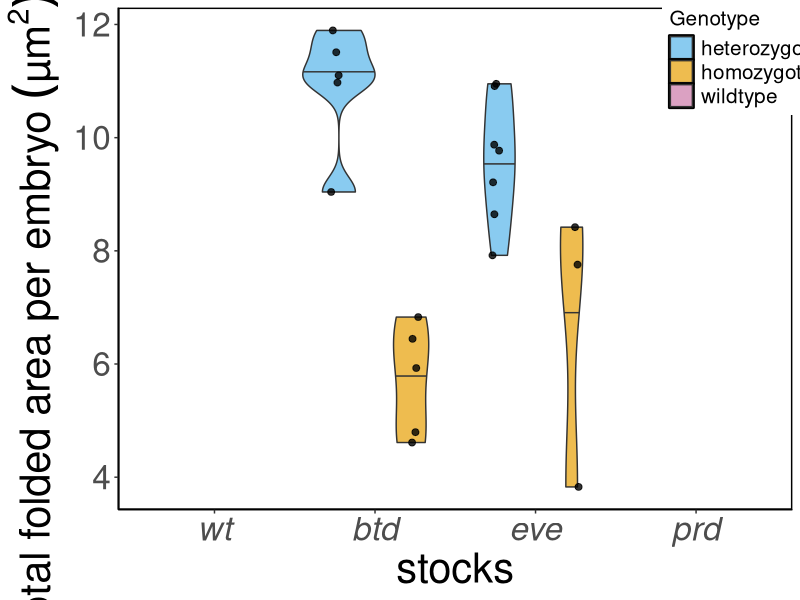
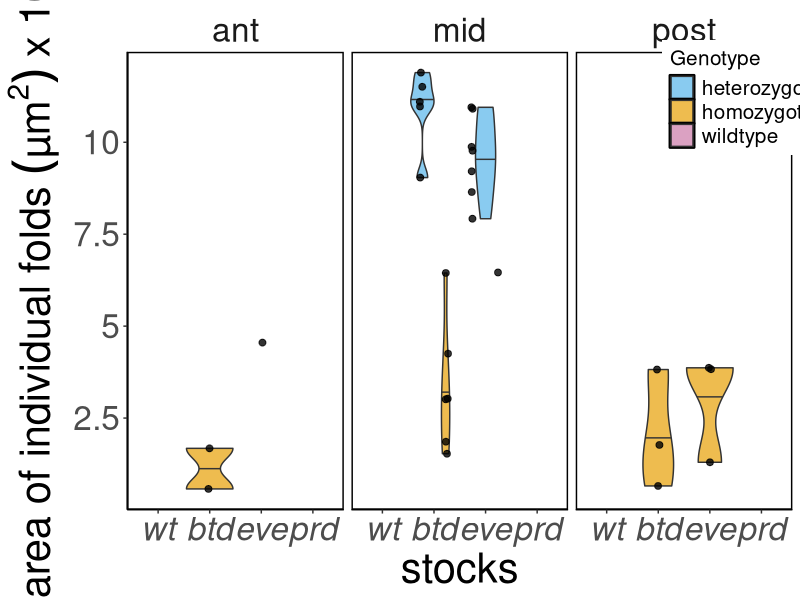
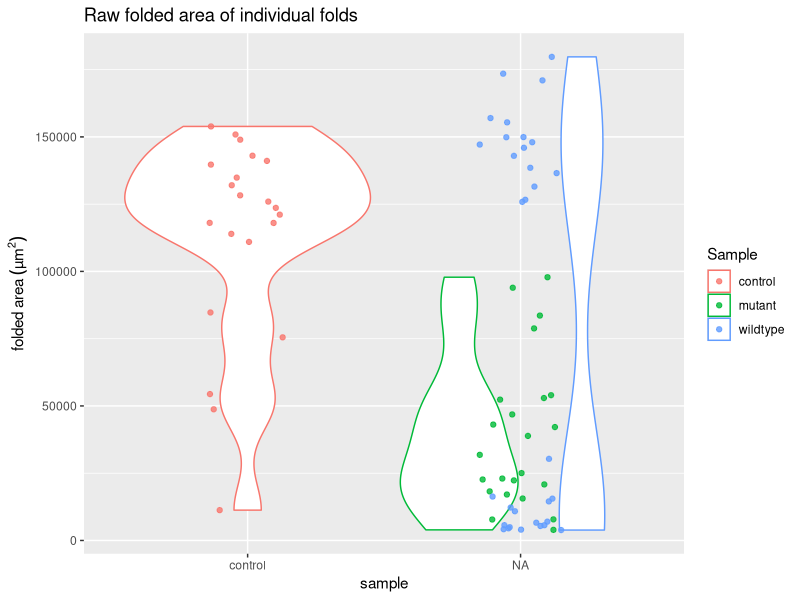
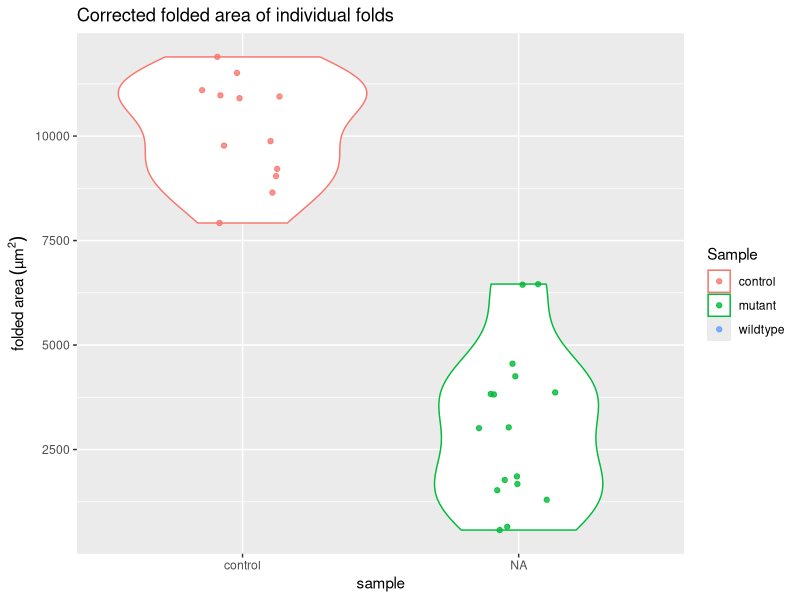
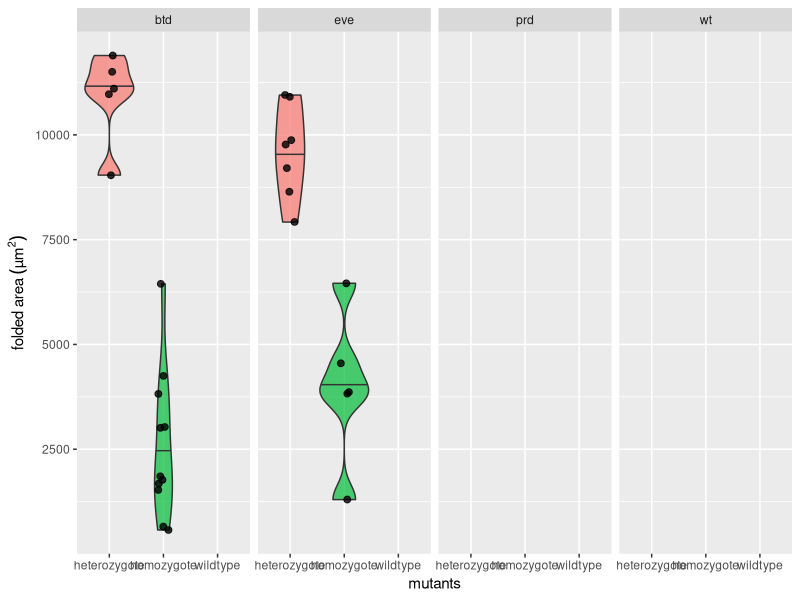
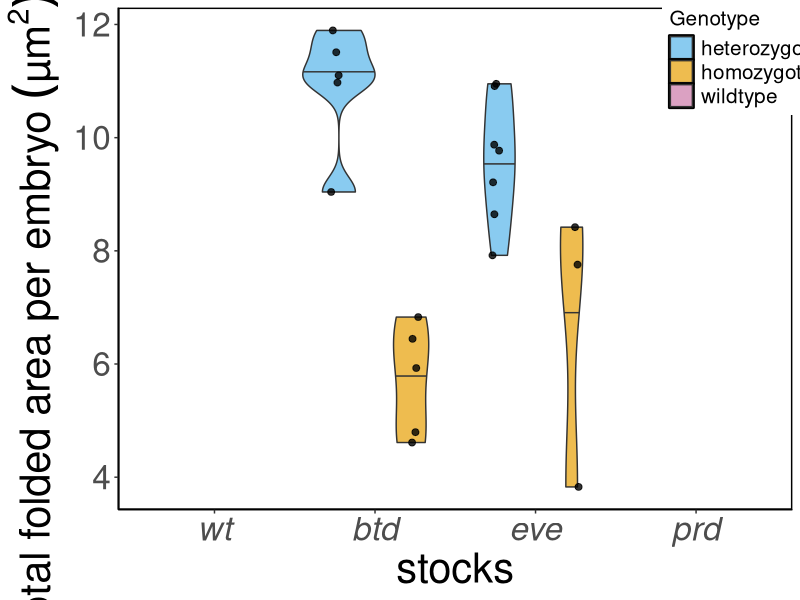
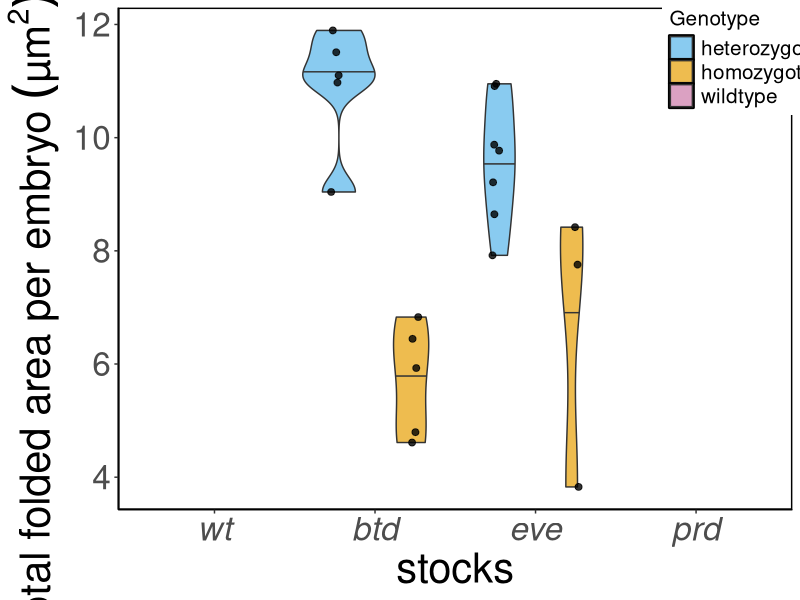
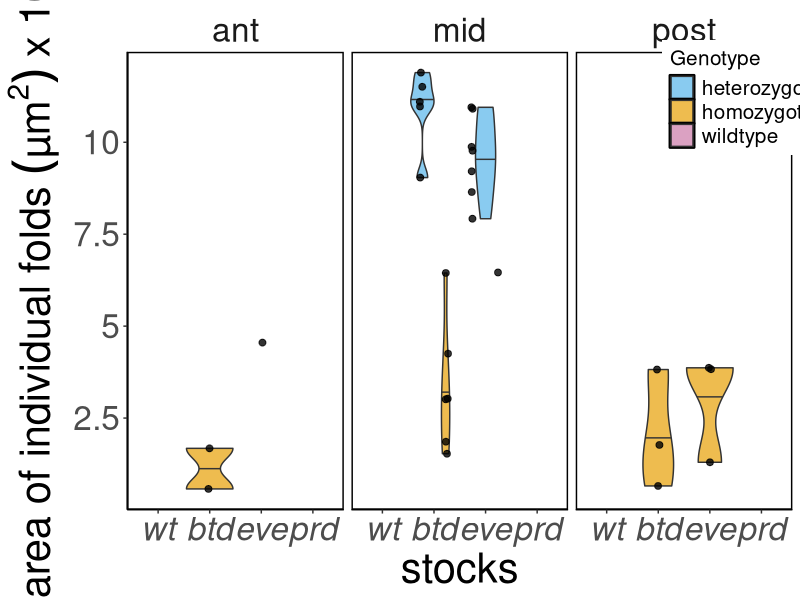

These charts were generated, in order, by the following R code: (Note: this script raises an error after producing the figures.)
## ---- chunk 1
knitr::opts_chunk$set(echo = TRUE, tidy = TRUE, cache = FALSE)
knitr::opts_knit$set(root.dir = "~/Dropbox/Projects/Cephalic_furrow/7-Paper/1-analyses/folded-area")
# Load ggplot
library(ggplot2)
## ---- chunk 2
# Load raw ROI measurements from ImageJ
results <- read.delim("results.txt")

# Remove slice number from the labels
results$Label <- gsub(":1", "", results$Label)

# Split label at "_s" to get the embryo name. sapply gets all first elements of the split.
results$Embryo <- sapply(strsplit(results$Label, "_s"), "[", 1)

# Remove "_CARE" from embryo name
results$Embryo <- gsub("_CARE", "", results$Embryo)

# Add columns with sample information (needs manual update for new ROIs)
#results$Stock <- substring(results$Label, 1, 3)

# Load sample info and merge with results
samples <- read.delim("samples.csv", sep = ",")
results <- merge(results, samples, by = "Label", all.x = TRUE)

# Load corrected area measurements for cartographic projections
corrected <- read.delim("corrected_results.txt", sep = "")
colnames(corrected) <- c("Label", "AreaCorr")

# Merge corrected area to results
results <- merge(results, corrected, by = "Label", all.x = TRUE)

# Sum total folded area
area <- aggregate(results$Area, list(results$Embryo), sum)
colnames(area) <- c("Embryo", "Area")

# Sum total folded area corrected
areacorr <- aggregate(results$AreaCorr, list(results$Embryo), sum)
colnames(areacorr) <- c("Embryo", "AreaCorr")

# Count number of folds
nfold <- data.frame(table(results$Embryo))
colnames(nfold) <- c("Embryo", "Folds")

# Get sample information
embryos <- unique(results[, c("Embryo", "Stock", "Sample", "Genotype")])

# Merge datasets
total <- merge(area, areacorr, by = "Embryo", all.x = TRUE)
total <- merge(total, nfold, by = "Embryo", all.x = TRUE)
total <- merge(total, embryos, by = "Embryo", all.x = TRUE)

# Print btd embryos
sprintf("btd: embryos=%s (het=%s, hom=%s), folds=%s (het=%s, hom=%s)",
        length(embryos[embryos$Stock == "btd",]$Embryo), # total embryos
        length(embryos[embryos$Genotype == "heterozygote" & embryos$Stock == "btd",]$Embryo), # het embryos
        length(embryos[embryos$Genotype == "homozygote" & embryos$Stock == "btd",]$Embryo), # hom embryos
        
        length(results[results$Stock == "btd",]$Label), # total folds
        length(results[results$Genotype == "heterozygote" & results$Stock == "btd",]$Label), # het folds
        length(results[results$Genotype == "homozygote" & results$Stock == "btd",]$Label) # het folds
        )

# Print eve embryos
sprintf("eve: embryos=%s (het=%s, hom=%s), folds=%s (het=%s, hom=%s)",
        length(embryos[embryos$Stock == "eve",]$Embryo), # total embryos
        length(embryos[embryos$Genotype == "heterozygote" & embryos$Stock == "eve",]$Embryo), # het embryos
        length(embryos[embryos$Genotype == "homozygote" & embryos$Stock == "eve",]$Embryo), # hom embryos
        
        length(results[results$Stock == "eve",]$Label), # total folds
        length(results[results$Genotype == "heterozygote" & results$Stock == "eve",]$Label), # het folds
        length(results[results$Genotype == "homozygote" & results$Stock == "eve",]$Label) # het folds
        )

# Print prd embryos
sprintf("prd: embryos=%s (het=%s, hom=%s), folds=%s (het=%s, hom=%s)",
        length(embryos[embryos$Stock == "prd",]$Embryo), # total embryos
        length(embryos[embryos$Genotype == "heterozygote" & embryos$Stock == "prd",]$Embryo), # het embryos
        length(embryos[embryos$Genotype == "homozygote" & embryos$Stock == "prd",]$Embryo), # hom embryos
        
        length(results[results$Stock == "prd",]$Label), # total folds
        length(results[results$Genotype == "heterozygote" & results$Stock == "prd",]$Label), # het folds
        length(results[results$Genotype == "homozygote" & results$Stock == "prd",]$Label) # het folds
        )

# Print wt embryos
sprintf(" wt: embryos=%s, folds=%s",
        length(embryos[embryos$Stock == "wt",]$Embryo), # total embryos
        length(results[results$Stock == "wt",]$Label) # total folds
        )


## ---- chunk 3
ggplot(total, aes(factor(Stock, level = c("wt", "btd", "eve", "prd")), AreaCorr, fill = Genotype)) +
  geom_violin(draw_quantiles = c("0.5"), show.legend = TRUE, trim = TRUE, alpha = 0.7, scale = "area", adjust = 1) +
  geom_point(alpha = 0.8, size = 2, show.legend = FALSE, position = position_jitterdodge(dodge.width = 1, jitter.width = 0.05)) +
  scale_y_continuous(labels = function(x) x / 1000) +
  labs(x = "stocks", y = expression(paste("total folded area per embryo ", (µm^2)~x~10^3))) +
  scale_fill_manual(values=c("#56b4e9", "#e69f03", "#cc79a7")) +
  theme_classic() +
  theme(text =  element_text(size = 30),
        strip.background = element_blank(),
        panel.background = element_rect(colour = "black", size=1),
        axis.text.x = element_text(face = "italic"),
        legend.position = c(0.93,0.9),
        legend.text = element_text(size = 15),
        legend.title = element_text(size = 15),
        )
ggsave("4-plots/total-area-per-embryo.png", width = 15, height = 9)
ggsave("4-plots/total-area-per-embryo.svg", width = 15, height = 9)

## ---- chunk 4
ggplot(results, aes(factor(Stock, level = c("wt", "btd", "eve", "prd")), AreaCorr, fill = Genotype)) +
  geom_violin(draw_quantiles = c("0.5"), show.legend = TRUE, trim = TRUE, alpha = 0.7, scale = "area", adjust = 1) +
  geom_point(alpha = 0.8, size = 2, show.legend = FALSE, position = position_jitterdodge(dodge.width = 1, jitter.width = 0.05)) +
  scale_y_continuous(labels = function(x) x / 1000) +
  labs(x = "stocks", y = expression(paste("area of individual folds ", (µm^2)~x~10^3))) +
  scale_fill_manual(values=c("#56b4e9", "#e69f03", "#cc79a7")) +
  facet_grid(~Position) +
  theme_classic() +
  theme(text = element_text(size = 30),
        strip.background = element_blank(),
        panel.background = element_rect(colour = "black", size=1),
        axis.text.x = element_text(face = "italic"),
        legend.position = c(0.93,0.9),
        legend.text = element_text(size = 15),
        legend.title = element_text(size = 15),
        )
ggsave("4-plots/area-individual-folds.png", width = 15, height = 8)
ggsave("4-plots/area-individual-folds.svg", width = 15, height = 8)
## ---- chunk 5
# Plot raw area of individual folds
ggplot(results, aes(factor(Sample, level = c("control", "btd", "eve", "prd")), Area, colour = Sample)) +
  geom_violin() + geom_jitter(alpha = 0.8, width = 0.15) +
  labs(title = "Raw folded area of individual folds", x = "sample", y = expression(paste("folded area ", (µm^2))))
ggsave("4-plots/area_raw_folds.png")

# Plot corrected area of individual folds
ggplot(results, aes(factor(Sample, level = c("control", "btd", "eve", "prd")), AreaCorr, colour = Sample)) +
  geom_violin() + geom_jitter(alpha = 0.8, width = 0.15) +
  labs(title = "Corrected folded area of individual folds", x = "sample", y = expression(paste("folded area ", (µm^2))))
ggsave("4-plots/area_corrected_folds.png")

# Plot corrected area of individual folds
ggplot(results, aes(Genotype, AreaCorr, fill = Genotype)) +
  geom_violin(draw_quantiles = c("0.5"), show.legend = FALSE, alpha = 0.7) +
  geom_jitter(alpha = 0.8, width = 0.1, size = 2, show.legend = FALSE) +
  labs(x = "mutants", y = expression(paste("folded area ", (µm^2)))) +
  facet_grid(~Stock) 
  facet_grid(~Stock, strip.position = "top") 
  scale_color_manual(values=c("#56b4e9", "#e69f03")) +
  scale_fill_manual(values=c("#56b4e9", "#e69f03")) +
  theme_classic() +
  theme(text =  element_text(size = 25),
        strip.background = element_blank(),
        strip.placement = "outside",
        strip.text.x = element_text(face = "italic"),
        panel.background = element_rect(colour = "black", size=1))
ggsave("4-plots/area_corrected_folds_facet.png", width = 14, height = 5)
ggsave("4-plots/area_corrected_folds_facet.svg", width = 14, height = 5)

# Plot raw area of individual folds
ggplot(total, aes(factor(Sample, level = c("control", "btd", "eve", "prd")), Area, colour = Sample)) +
  geom_violin() + geom_jitter(alpha = 0.8, width = 0.15) +
  labs(title = "Raw folded area per embryo", x = "sample", y = expression(paste("folded area ", (µm^2))))
ggsave("4-plots/area_raw_embryos.png")

# Plot corrected area of individual folds
ggplot(total, aes(factor(Sample, level = c("control", "btd", "eve", "prd")), AreaCorr, colour = Sample)) +
  geom_violin() + geom_jitter(alpha = 0.8, width = 0.15) +
  labs(title = "Corrected folded area of individual folds", x = "sample", y = expression(paste("folded area ", (µm^2))))
ggsave("4-plots/area_corrected_embryos.png")

# Plot corrected area of individual folds
ggplot(total, aes(Genotype, AreaCorr, fill = Genotype)) +
  geom_violin(draw_quantiles = c("0.5"), show.legend = FALSE, alpha = 0.7) +
  geom_jitter(alpha = 0.8, width = 0.1, size = 2, show.legend = FALSE) +
  labs(x = "mutants", y = expression(paste("folded area ", (µm^2)))) +
  facet_wrap(~Stock, strip.position = "top") +
  scale_color_manual(values=c("#56b4e9", "#e69f03")) +
  scale_fill_manual(values=c("#56b4e9", "#e69f03")) +
  theme_classic() +
  theme(text =  element_text(size = 25),
        strip.background = element_blank(),
        strip.placement = "outside",
        strip.text.x = element_text(face = "italic"),
        panel.background = element_rect(colour = "black", size=1))
ggsave("4-plots/area_corrected_embryos_facet.png", width = 14, height = 5)
ggsave("4-plots/area_corrected_embryos_facet.svg", width = 14, height = 5)

# Plot correlation between raw area and number of folds
ggplot(total, aes(Folds, Area, colour = Sample)) + geom_point()
ggsave("4-plots/area_raw_by_nfolds.png")
# Plot correlation between corrected area and number of folds
ggplot(results, aes(Perim., AreaCorr, colour = Stock)) + geom_point()
ggsave("4-plots/area_corrected_by_nfolds.png")

## ---- chunk 6
# Subset results
results_btdeve <- results[results$Stock != "prd",]
total_btdeve <- total[total$Stock != "prd",]

# Plot raw area of individual folds
ggplot(results_btdeve, aes(factor(Sample, level = c("control", "btd", "eve")), Area, colour = Sample)) +
  geom_violin() + geom_jitter(alpha = 0.8, width = 0.15) +
  labs(title = "Raw folded area of individual folds", x = "sample", y = expression(paste("folded area ", (µm^2))))
ggsave("4-plots/btdeve_area_raw_folds.png")

# Plot corrected area of individual folds
ggplot(results_btdeve, aes(factor(Sample, level = c("control", "btd", "eve")), AreaCorr, colour = Sample)) +
  geom_violin() + geom_jitter(alpha = 0.8, width = 0.15) +
  labs(title = "Corrected folded area of individual folds", x = "sample", y = expression(paste("folded area ", (µm^2))))
ggsave("4-plots/btdeve_area_corrected_folds.png")

# Plot corrected area of individual folds
ggplot(results_btdeve, aes(Genotype, AreaCorr, fill = Genotype)) +
  geom_violin(draw_quantiles = c("0.5"), show.legend = FALSE, alpha = 0.7) +
  geom_jitter(alpha = 0.8, width = 0.1, size = 2, show.legend = FALSE) +
  labs(x = "mutants", y = expression(paste("folded area ", (µm^2*10^3)))) +
  facet_wrap(~Stock, strip.position = "top") +
  scale_color_manual(values=c("#56b4e9", "#e69f03")) +
  scale_fill_manual(values=c("#56b4e9", "#e69f03")) +
  scale_y_continuous(labels = function(x) x/1000) +
  theme_classic() +
  theme(text =  element_text(size = 30),
        strip.background = element_blank(),
        strip.placement = "outside",
        strip.text.x = element_text(face = "italic"),
        panel.background = element_rect(colour = "black", size=1))
ggsave("4-plots/btdeve_area_corrected_folds_facet.png", width = 12, height = 6)
ggsave("4-plots/btdeve_area_corrected_folds_facet.svg", width = 12, height = 6)

# Plot raw area of folding per embryo
ggplot(total_btdeve, aes(factor(Sample, level = c("control", "btd", "eve")), Area, colour = Sample)) +
  geom_violin() + geom_jitter(alpha = 0.8, width = 0.15) +
  labs(title = "Raw folded area per embryo", x = "sample", y = expression(paste("folded area ", (µm^2))))
ggsave("4-plots/btdeve_area_raw_embryos.png")

# Plot corrected area of folding per embryo
ggplot(total_btdeve, aes(factor(Sample, level = c("control", "btd", "eve")), AreaCorr, colour = Sample)) +
  geom_violin() + geom_jitter(alpha = 0.8, width = 0.15) +
  labs(title = "Corrected folded area of individual folds", x = "sample", y = expression(paste("folded area ", (µm^2))))
ggsave("4-plots/btdeve_area_corrected_embryos.png")

# Plot corrected area of folding per embryo
ggplot(total_btdeve, aes(Genotype, AreaCorr, fill = Genotype)) +
  geom_violin(draw_quantiles = c("0.5"), show.legend = FALSE, alpha = 0.7) +
  geom_jitter(alpha = 0.8, width = 0.1, size = 2, show.legend = FALSE) +
  labs(x = "mutants", y = expression(paste("folded area ", (µm^2*10^3)))) +
  facet_wrap(~Stock, strip.position = "top") +
  scale_color_manual(values=c("#56b4e9", "#e69f03")) +
  scale_fill_manual(values=c("#56b4e9", "#e69f03")) +
  scale_y_continuous(labels = function(x) x/1000) +
  theme_classic() +
  theme(text =  element_text(size = 30),
        strip.background = element_blank(),
        strip.placement = "outside",
        strip.text.x = element_text(face = "italic"),
        panel.background = element_rect(colour = "black", size=1))
ggsave("4-plots/btdeve_area_corrected_embryos_facet.png", width = 12, height = 6)
ggsave("4-plots/btdeve_area_corrected_embryos_facet.svg", width = 12, height = 6)

# Plot correlation between raw area and number of folds
ggplot(total_btdeve, aes(Folds, Area, colour = Sample)) + geom_point()
ggsave("4-plots/btdeve_area_raw_by_nfolds.png")

# Plot correlation between corrected area and number of folds
ggplot(total_btdeve, aes(Folds, AreaCorr, colour = Sample)) + geom_point()
ggsave("4-plots/btdeve_area_corrected_by_nfolds.png")
